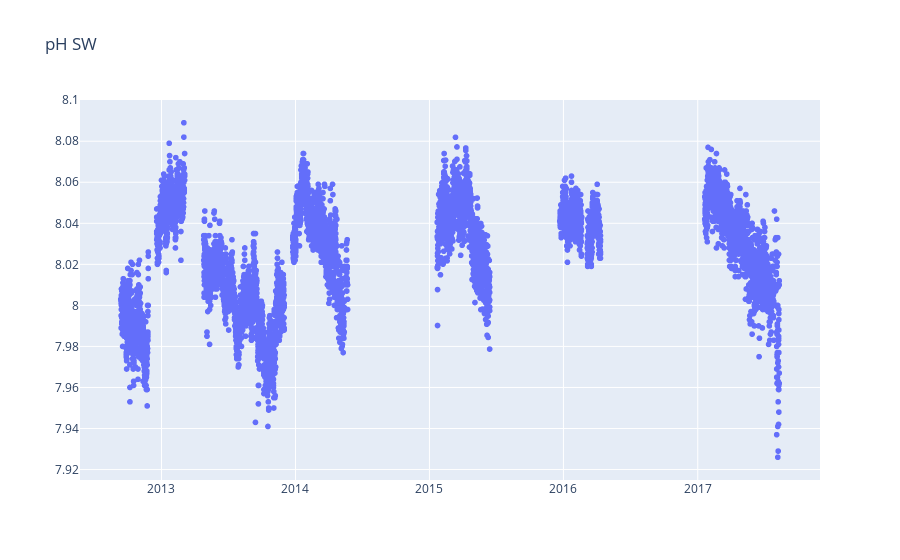

This figure's notebook cell:
### Code cell
df_sub = df[['Date', 'xCO2 SW (wet) (umol/mol)']]
df_sub = df[df['xCO2 SW (wet) (umol/mol)'] >= 0]
fig_xc02wet = go.Figure(data=go.Scattergl(x=df_sub.Date, y=df_sub['xCO2 SW (wet) (umol/mol)'], mode='markers', name=''))
fig_xc02wet.update_layout(title='xCO2 SW (wet) (umol/mol)')

# df_sub = df[df['xCO2 Air (wet) (umol/mol)'] >= 0]
# fig.add_trace(go.Scattergl(x=df_sub.Date, y=df_sub['xCO2 Air (wet) (umol/mol)'], mode='markers', name=''))
# df_sub = df[df['SST (C)'] >= 0]
# fig.add_trace(go.Scattergl(x=df_sub.Date, y=df_sub['SST (C)'], mode='markers', name=''))
df_sub = df[df['Salinity'] >= 0]
fig_salinity = go.Figure(go.Scattergl(x=df_sub.Date, y=df_sub['Salinity'], mode='markers'))
fig_salinity.update_layout(title='Salinity')
# df_sub = df[df['xCO2 SW (dry) (umol/mol)'] >= 0]
# fig.add_trace(go.Scattergl(x=df_sub.Date, y=df_sub[''], mode='markers', name=''))
# df_sub = df[df['xCO2 Air (dry) (umol/mo]l)'>=0]
# fig.add_trace(go.Scattergl(x=df_sub.Date, y=df_sub[''], mode='markers', name=''))
# df_sub = df[df['fCO2 SW (sat) uatm'] >= 0]
# fig.add_trace(go.Scattergl(x=df_sub.Date, y=df_sub[''], mode='markers', name=''))
# df_sub = df[df['fCO2 Air (sat) uatm'] >= 0]
# fig.add_trace(go.Scattergl(x=df_sub.Date, y=df_sub[''], mode='markers', name=''))
# df_sub = df[df['dfCO2'] >= 0]
# fig.add_trace(go.Scattergl(x=df_sub.Date, y=df_sub[''], mode='markers', name=''))
df_sub = df[df['pCO2 SW (sat) uatm'] >= 0]
fig_pC02SW = go.Figure(go.Scattergl(x=df_sub.Date, y=df_sub['pCO2 SW (sat) uatm'], mode='markers', name=''))
fig_pC02SW.update_layout(title='pC02 SW')

# df_sub = df[df['pCO2 Air (sat) uatm'] >= 0]
# fig.add_trace(go.Scattergl(x=df_sub.Date, y=df_sub[''], mode='markers', name=''))
# df_sub = df[df['dpCO2'] >= 0]
# fig.add_trace(go.Scattergl(x=df_sub.Date, y=df_sub[''], mode='markers', name=''))


df_sub = df[df['pH_SW'] >= 0]
fig_pHSW = go.Figure(go.Scattergl(x=df_sub.Date, y=df_sub['pH_SW'], mode='markers'))
fig_pHSW.update_layout(title='pH SW')
# df_sub = df[df['pH_QF' >= 0]]
# fig.add_trace(go.Scattergl(x=df_sub.Date, y=df_sub[''], mode='markers', name=''))

### Figure 1 — Plotly figure (JSON) as saved in the notebook; plotly's stock layout.template omitted (floating-point values rounded to 4 significant figures; data arrays with more than 128 entries replaced by an {"elided": "..."} marker saying what was removed)
{"data": [{"mode": "markers", "type": "scattergl", "x": {"elided": "7254 str values"}, "y": {"elided": "7254 float values"}}], "layout": {"autosize": true, "title": {"text": "pH SW"}, "xaxis": {"autorange": true, "range": ["2012-05-28 01:24:05.2555", "2017-11-25 22:35:54.7445"], "type": "date"}, "yaxis": {"autorange": true, "range": [7.914, 8.101], "type": "linear"}}}
